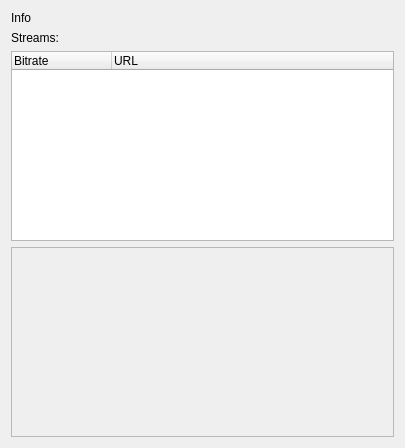
<?xml version="1.0" encoding="UTF-8"?>
<ui version="4.0">
 <class>InfoPage</class>
 <widget class="QWidget" name="InfoPage">
  <property name="geometry">
   <rect>
    <x>0</x>
    <y>0</y>
    <width>405</width>
    <height>448</height>
   </rect>
  </property>
  <property name="windowTitle">
   <string>Station</string>
  </property>
  <layout class="QGridLayout" name="gridLayout">
   <item row="0" column="0">
    <widget class="QLabel" name="label">
     <property name="text">
      <string>Info</string>
     </property>
    </widget>
   </item>
   <item row="1" column="0" colspan="2">
    <widget class="QLabel" name="label_2">
     <property name="text">
      <string>Streams:</string>
     </property>
    </widget>
   </item>
   <item row="2" column="0" colspan="2">
    <widget class="QTreeWidget" name="streams">
     <property name="rootIsDecorated">
      <bool>false</bool>
     </property>
     <column>
      <property name="text">
       <string>Bitrate</string>
      </property>
     </column>
     <column>
      <property name="text">
       <string>URL</string>
      </property>
     </column>
    </widget>
   </item>
   <item row="3" column="0" colspan="2">
    <widget class="QPlainTextEdit" name="messages">
     <property name="enabled">
      <bool>false</bool>
     </property>
     <property name="readOnly">
      <bool>true</bool>
     </property>
    </widget>
   </item>
  </layout>
 </widget>
 <resources/>
 <connections/>
</ui>
